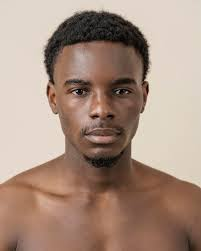
#> input picture entree/1.jpg, 201 x 251 px; its folder holds only this picture in this run
$ python -i face_croper.py   (imports and definitions only)
#> lines starting #> are read from the running program, lines starting #| are printed output that depends on the picture
#> further down, picture is the input picture: shape (251, 201, 3); mean B, G, R 129.3, 144, 168.7
import cv2
import os
import shutil
import numpy as np


# =========================
# LOG
# =========================
def log(msg):
    print(f"[INFO] {msg}")


# =========================
# PREPROCESS IMAGE
# =========================
def preprocess_image(img):
    h, w = img.shape[:2]
#> h = 251; w = 201

    # resize si image trop grande
    if w > 1200:
        scale = 1200 / w
        img = cv2.resize(img, (int(w * scale), int(h * scale)), interpolation=cv2.INTER_AREA)

    gray = cv2.cvtColor(img, cv2.COLOR_BGR2GRAY)
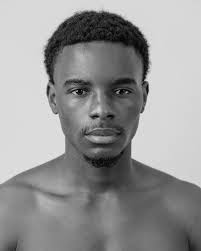
#> gray: shape (251, 201); min 0, max 235, mean 149.7

    # améliore contraste (meilleure détection visage)
    clahe = cv2.createCLAHE(clipLimit=2.0, tileGridSize=(8,8))
    gray = clahe.apply(gray)
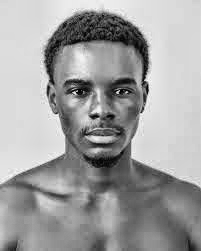
#> gray: shape (251, 201); min 1, max 250, mean 160.9

    return img, gray


# =========================
# DETECTION VISAGE
# =========================
# [22 lines left out: functions detect_faces, enhance_image, not called in this run]

def denoise(img):
    return cv2.bilateralFilter(img, 7, 50, 50)


# =========================
# RESIZE HAUTE QUALITÉ
# =========================
# [176 lines left out: functions high_quality_resize, normalize_face, save_anomaly, save_image, extract_number, process_dataset, not called in this run]


# =========================
# RUN
# =========================
# [1 line not run here, left out]

>>> import cv2
>>> picture = cv2.imread('entree/1.jpg')
>>> result = preprocess_image(picture)

$ run again, on entree/7.jpeg
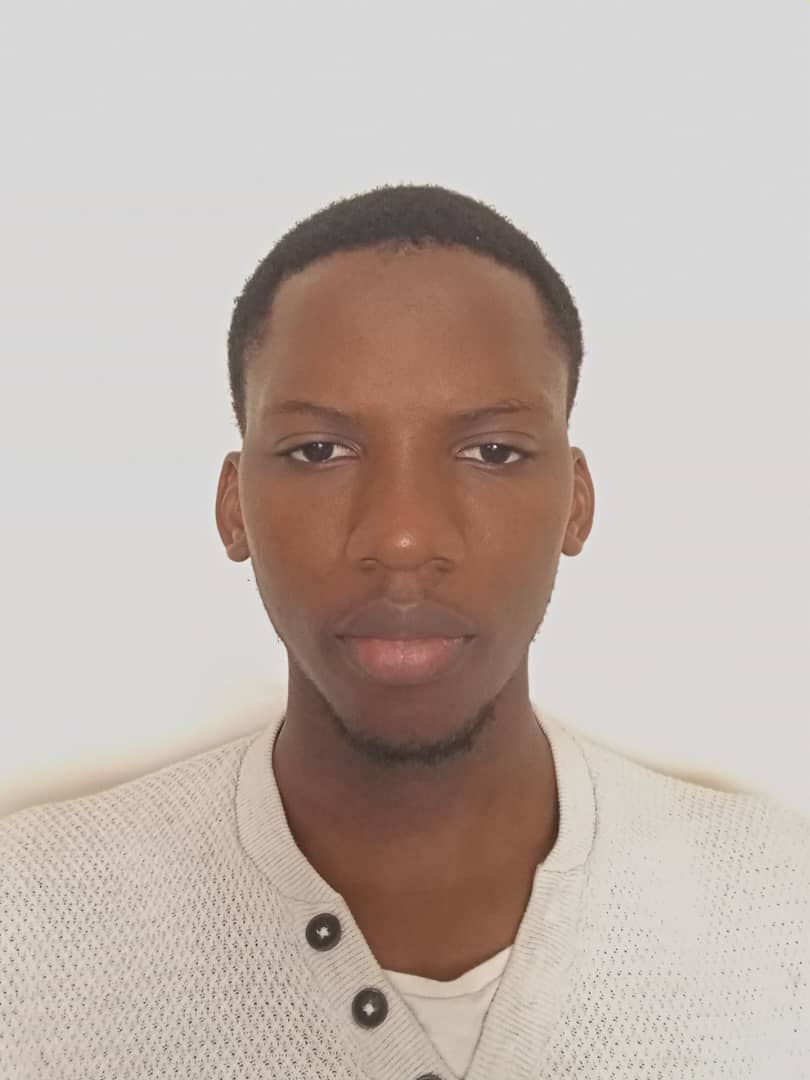
#> input picture entree/7.jpeg, 810 x 1080 px
#> picture is the input picture: shape (1080, 810, 3); mean B, G, R 172.1, 179.3, 192
#> in preprocess_image, `gray = cv2.cvtColor(img, cv2.COLOR_BGR2GRAY)`:
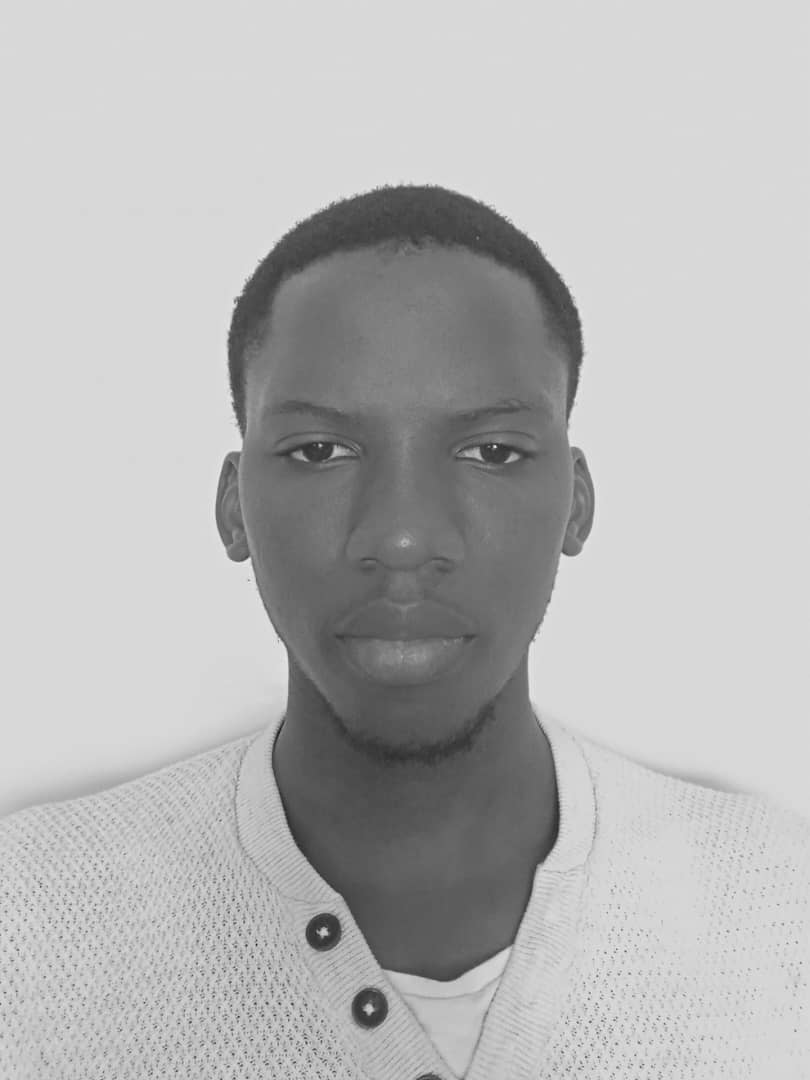
#> gray: shape (1080, 810); min 30, max 239, mean 182.3
#> in preprocess_image, `gray = clahe.apply(gray)`:
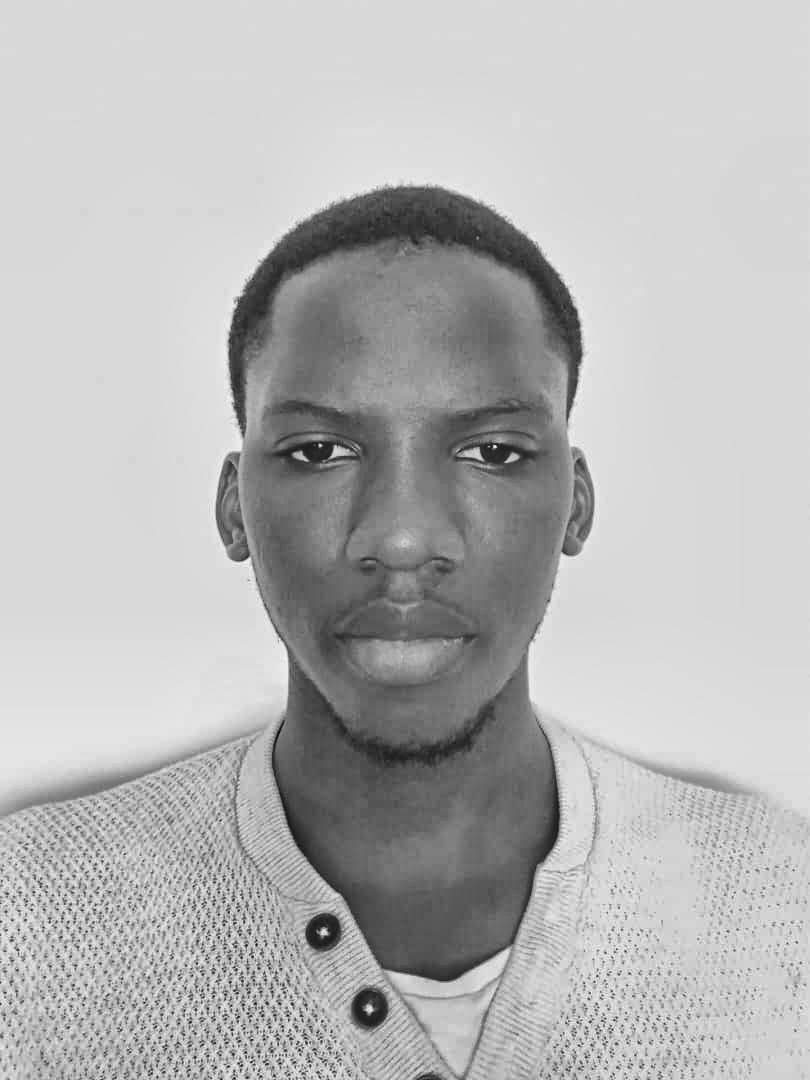
#> gray: shape (1080, 810); min 16, max 245, mean 181.9
